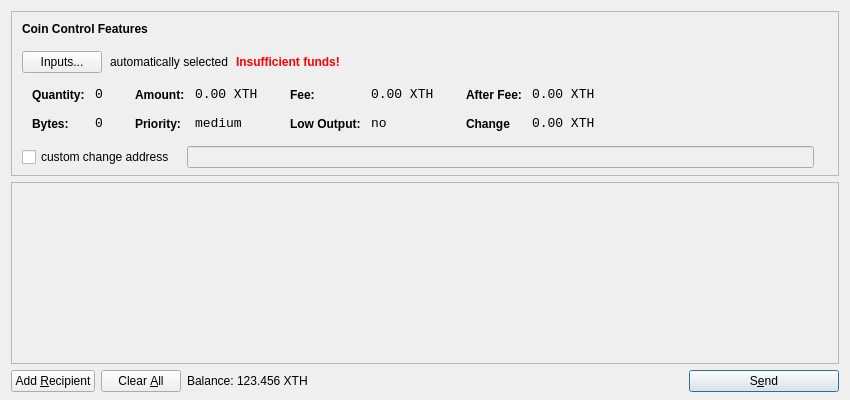
<?xml version="1.0" encoding="UTF-8"?>
<ui version="4.0">
 <class>SendCoinsDialog</class>
 <widget class="QDialog" name="SendCoinsDialog">
  <property name="geometry">
   <rect>
    <x>0</x>
    <y>0</y>
    <width>850</width>
    <height>400</height>
   </rect>
  </property>
  <property name="windowTitle">
   <string>Send Coins</string>
  </property>
  <layout class="QVBoxLayout" name="verticalLayout" stretch="0,1,0">
   <property name="bottomMargin">
    <number>8</number>
   </property>
   <item>
    <widget class="QFrame" name="frameCoinControl">
     <property name="sizePolicy">
      <sizepolicy hsizetype="Expanding" vsizetype="Expanding">
       <horstretch>0</horstretch>
       <verstretch>0</verstretch>
      </sizepolicy>
     </property>
     <property name="maximumSize">
      <size>
       <width>16777215</width>
       <height>16777215</height>
      </size>
     </property>
     <property name="frameShape">
      <enum>QFrame::StyledPanel</enum>
     </property>
     <property name="frameShadow">
      <enum>QFrame::Sunken</enum>
     </property>
     <layout class="QVBoxLayout" name="verticalLayoutCoinControl2">
      <property name="spacing">
       <number>-1</number>
      </property>
      <property name="leftMargin">
       <number>0</number>
      </property>
      <property name="topMargin">
       <number>0</number>
      </property>
      <property name="rightMargin">
       <number>0</number>
      </property>
      <property name="bottomMargin">
       <number>6</number>
      </property>
      <item>
       <layout class="QVBoxLayout" name="verticalLayoutCoinControl" stretch="0,0,0,0,1">
        <property name="spacing">
         <number>0</number>
        </property>
        <property name="leftMargin">
         <number>10</number>
        </property>
        <property name="topMargin">
         <number>10</number>
        </property>
        <item>
         <layout class="QHBoxLayout" name="horizontalLayoutCoinControl1">
          <property name="bottomMargin">
           <number>15</number>
          </property>
          <item>
           <widget class="QLabel" name="labelCoinControlFeatures">
            <property name="sizePolicy">
             <sizepolicy hsizetype="Preferred" vsizetype="Maximum">
              <horstretch>0</horstretch>
              <verstretch>0</verstretch>
             </sizepolicy>
            </property>
            <property name="font">
             <font>
              <weight>75</weight>
              <bold>true</bold>
             </font>
            </property>
            <property name="styleSheet">
             <string notr="true">font-weight:bold;</string>
            </property>
            <property name="text">
             <string>Coin Control Features</string>
            </property>
           </widget>
          </item>
         </layout>
        </item>
        <item>
         <layout class="QHBoxLayout" name="horizontalLayoutCoinControl2" stretch="0,0,0,0">
          <property name="spacing">
           <number>8</number>
          </property>
          <property name="bottomMargin">
           <number>10</number>
          </property>
          <item>
           <widget class="QPushButton" name="pushButtonCoinControl">
            <property name="styleSheet">
             <string notr="true"/>
            </property>
            <property name="text">
             <string>Inputs...</string>
            </property>
           </widget>
          </item>
          <item>
           <widget class="QLabel" name="labelCoinControlAutomaticallySelected">
            <property name="text">
             <string>automatically selected</string>
            </property>
            <property name="margin">
             <number>5</number>
            </property>
           </widget>
          </item>
          <item>
           <widget class="QLabel" name="labelCoinControlInsuffFunds">
            <property name="font">
             <font>
              <weight>75</weight>
              <bold>true</bold>
             </font>
            </property>
            <property name="styleSheet">
             <string notr="true">color:red;font-weight:bold;</string>
            </property>
            <property name="text">
             <string>Insufficient funds!</string>
            </property>
            <property name="margin">
             <number>5</number>
            </property>
           </widget>
          </item>
          <item>
           <spacer name="horizontalSpacerCoinControl">
            <property name="orientation">
             <enum>Qt::Horizontal</enum>
            </property>
            <property name="sizeHint" stdset="0">
             <size>
              <width>40</width>
              <height>1</height>
             </size>
            </property>
           </spacer>
          </item>
         </layout>
        </item>
        <item>
         <widget class="QWidget" name="widgetCoinControl" native="true">
          <property name="sizePolicy">
           <sizepolicy hsizetype="Preferred" vsizetype="Preferred">
            <horstretch>0</horstretch>
            <verstretch>0</verstretch>
           </sizepolicy>
          </property>
          <property name="minimumSize">
           <size>
            <width>0</width>
            <height>0</height>
           </size>
          </property>
          <property name="styleSheet">
           <string notr="true"/>
          </property>
          <layout class="QHBoxLayout" name="horizontalLayoutCoinControl5">
           <property name="margin">
            <number>0</number>
           </property>
           <item>
            <layout class="QHBoxLayout" name="horizontalLayoutCoinControl3" stretch="0,0,0,1">
             <property name="spacing">
              <number>20</number>
             </property>
             <property name="topMargin">
              <number>0</number>
             </property>
             <property name="bottomMargin">
              <number>10</number>
             </property>
             <item>
              <layout class="QFormLayout" name="formLayoutCoinControl1">
               <property name="horizontalSpacing">
                <number>10</number>
               </property>
               <property name="verticalSpacing">
                <number>14</number>
               </property>
               <property name="leftMargin">
                <number>10</number>
               </property>
               <property name="topMargin">
                <number>4</number>
               </property>
               <property name="rightMargin">
                <number>6</number>
               </property>
               <item row="0" column="0">
                <widget class="QLabel" name="labelCoinControlQuantityText">
                 <property name="styleSheet">
                  <string notr="true">font-weight:bold;</string>
                 </property>
                 <property name="text">
                  <string>Quantity:</string>
                 </property>
                 <property name="margin">
                  <number>0</number>
                 </property>
                </widget>
               </item>
               <item row="0" column="1">
                <widget class="QLabel" name="labelCoinControlQuantity">
                 <property name="font">
                  <font>
                   <family>Monospace</family>
                   <pointsize>10</pointsize>
                  </font>
                 </property>
                 <property name="cursor">
                  <cursorShape>IBeamCursor</cursorShape>
                 </property>
                 <property name="contextMenuPolicy">
                  <enum>Qt::ActionsContextMenu</enum>
                 </property>
                 <property name="text">
                  <string>0</string>
                 </property>
                 <property name="margin">
                  <number>0</number>
                 </property>
                 <property name="textInteractionFlags">
                  <set>Qt::LinksAccessibleByMouse|Qt::TextSelectableByKeyboard|Qt::TextSelectableByMouse</set>
                 </property>
                </widget>
               </item>
               <item row="1" column="0">
                <widget class="QLabel" name="labelCoinControlBytesText">
                 <property name="styleSheet">
                  <string notr="true">font-weight:bold;</string>
                 </property>
                 <property name="text">
                  <string>Bytes:</string>
                 </property>
                </widget>
               </item>
               <item row="1" column="1">
                <widget class="QLabel" name="labelCoinControlBytes">
                 <property name="font">
                  <font>
                   <family>Monospace</family>
                   <pointsize>10</pointsize>
                  </font>
                 </property>
                 <property name="cursor">
                  <cursorShape>IBeamCursor</cursorShape>
                 </property>
                 <property name="contextMenuPolicy">
                  <enum>Qt::ActionsContextMenu</enum>
                 </property>
                 <property name="text">
                  <string>0</string>
                 </property>
                 <property name="textInteractionFlags">
                  <set>Qt::LinksAccessibleByMouse|Qt::TextSelectableByKeyboard|Qt::TextSelectableByMouse</set>
                 </property>
                </widget>
               </item>
              </layout>
             </item>
             <item>
              <layout class="QFormLayout" name="formLayoutCoinControl2">
               <property name="horizontalSpacing">
                <number>10</number>
               </property>
               <property name="verticalSpacing">
                <number>14</number>
               </property>
               <property name="leftMargin">
                <number>6</number>
               </property>
               <property name="topMargin">
                <number>4</number>
               </property>
               <property name="rightMargin">
                <number>6</number>
               </property>
               <item row="0" column="0">
                <widget class="QLabel" name="labelCoinControlAmountText">
                 <property name="styleSheet">
                  <string notr="true">font-weight:bold;</string>
                 </property>
                 <property name="text">
                  <string>Amount:</string>
                 </property>
                 <property name="margin">
                  <number>0</number>
                 </property>
                </widget>
               </item>
               <item row="0" column="1">
                <widget class="QLabel" name="labelCoinControlAmount">
                 <property name="font">
                  <font>
                   <family>Monospace</family>
                   <pointsize>10</pointsize>
                  </font>
                 </property>
                 <property name="cursor">
                  <cursorShape>IBeamCursor</cursorShape>
                 </property>
                 <property name="contextMenuPolicy">
                  <enum>Qt::ActionsContextMenu</enum>
                 </property>
                 <property name="text">
                  <string notr="true">0.00 XTH</string>
                 </property>
                 <property name="textInteractionFlags">
                  <set>Qt::LinksAccessibleByMouse|Qt::TextSelectableByKeyboard|Qt::TextSelectableByMouse</set>
                 </property>
                </widget>
               </item>
               <item row="1" column="0">
                <widget class="QLabel" name="labelCoinControlPriorityText">
                 <property name="styleSheet">
                  <string notr="true">font-weight:bold;</string>
                 </property>
                 <property name="text">
                  <string>Priority:</string>
                 </property>
                </widget>
               </item>
               <item row="1" column="1">
                <widget class="QLabel" name="labelCoinControlPriority">
                 <property name="font">
                  <font>
                   <family>Monospace</family>
                   <pointsize>10</pointsize>
                  </font>
                 </property>
                 <property name="cursor">
                  <cursorShape>IBeamCursor</cursorShape>
                 </property>
                 <property name="contextMenuPolicy">
                  <enum>Qt::ActionsContextMenu</enum>
                 </property>
                 <property name="text">
                  <string>medium</string>
                 </property>
                 <property name="textInteractionFlags">
                  <set>Qt::LinksAccessibleByMouse|Qt::TextSelectableByKeyboard|Qt::TextSelectableByMouse</set>
                 </property>
                </widget>
               </item>
              </layout>
             </item>
             <item>
              <layout class="QFormLayout" name="formLayoutCoinControl3">
               <property name="horizontalSpacing">
                <number>10</number>
               </property>
               <property name="verticalSpacing">
                <number>14</number>
               </property>
               <property name="leftMargin">
                <number>6</number>
               </property>
               <property name="topMargin">
                <number>4</number>
               </property>
               <property name="rightMargin">
                <number>6</number>
               </property>
               <item row="0" column="0">
                <widget class="QLabel" name="labelCoinControlFeeText">
                 <property name="styleSheet">
                  <string notr="true">font-weight:bold;</string>
                 </property>
                 <property name="text">
                  <string>Fee:</string>
                 </property>
                 <property name="margin">
                  <number>0</number>
                 </property>
                </widget>
               </item>
               <item row="0" column="1">
                <widget class="QLabel" name="labelCoinControlFee">
                 <property name="font">
                  <font>
                   <family>Monospace</family>
                   <pointsize>10</pointsize>
                  </font>
                 </property>
                 <property name="cursor">
                  <cursorShape>IBeamCursor</cursorShape>
                 </property>
                 <property name="contextMenuPolicy">
                  <enum>Qt::ActionsContextMenu</enum>
                 </property>
                 <property name="text">
                  <string notr="true">0.00 XTH</string>
                 </property>
                 <property name="textInteractionFlags">
                  <set>Qt::LinksAccessibleByMouse|Qt::TextSelectableByKeyboard|Qt::TextSelectableByMouse</set>
                 </property>
                </widget>
               </item>
               <item row="1" column="0">
                <widget class="QLabel" name="labelCoinControlLowOutputText">
                 <property name="styleSheet">
                  <string notr="true">font-weight:bold;</string>
                 </property>
                 <property name="text">
                  <string>Low Output:</string>
                 </property>
                </widget>
               </item>
               <item row="1" column="1">
                <widget class="QLabel" name="labelCoinControlLowOutput">
                 <property name="font">
                  <font>
                   <family>Monospace</family>
                   <pointsize>10</pointsize>
                  </font>
                 </property>
                 <property name="cursor">
                  <cursorShape>IBeamCursor</cursorShape>
                 </property>
                 <property name="contextMenuPolicy">
                  <enum>Qt::ActionsContextMenu</enum>
                 </property>
                 <property name="text">
                  <string>no</string>
                 </property>
                 <property name="textInteractionFlags">
                  <set>Qt::LinksAccessibleByMouse|Qt::TextSelectableByKeyboard|Qt::TextSelectableByMouse</set>
                 </property>
                </widget>
               </item>
              </layout>
             </item>
             <item>
              <layout class="QFormLayout" name="formLayoutCoinControl4">
               <property name="horizontalSpacing">
                <number>10</number>
               </property>
               <property name="verticalSpacing">
                <number>14</number>
               </property>
               <property name="leftMargin">
                <number>6</number>
               </property>
               <property name="topMargin">
                <number>4</number>
               </property>
               <property name="rightMargin">
                <number>6</number>
               </property>
               <item row="0" column="0">
                <widget class="QLabel" name="labelCoinControlAfterFeeText">
                 <property name="styleSheet">
                  <string notr="true">font-weight:bold;</string>
                 </property>
                 <property name="text">
                  <string>After Fee:</string>
                 </property>
                 <property name="margin">
                  <number>0</number>
                 </property>
                </widget>
               </item>
               <item row="0" column="1">
                <widget class="QLabel" name="labelCoinControlAfterFee">
                 <property name="font">
                  <font>
                   <family>Monospace</family>
                   <pointsize>10</pointsize>
                  </font>
                 </property>
                 <property name="cursor">
                  <cursorShape>IBeamCursor</cursorShape>
                 </property>
                 <property name="contextMenuPolicy">
                  <enum>Qt::ActionsContextMenu</enum>
                 </property>
                 <property name="text">
                  <string notr="true">0.00 XTH</string>
                 </property>
                 <property name="textInteractionFlags">
                  <set>Qt::LinksAccessibleByMouse|Qt::TextSelectableByKeyboard|Qt::TextSelectableByMouse</set>
                 </property>
                </widget>
               </item>
               <item row="1" column="0">
                <widget class="QLabel" name="labelCoinControlChangeText">
                 <property name="styleSheet">
                  <string notr="true">font-weight:bold;</string>
                 </property>
                 <property name="text">
                  <string>Change</string>
                 </property>
                </widget>
               </item>
               <item row="1" column="1">
                <widget class="QLabel" name="labelCoinControlChange">
                 <property name="font">
                  <font>
                   <family>Monospace</family>
                   <pointsize>10</pointsize>
                  </font>
                 </property>
                 <property name="cursor">
                  <cursorShape>IBeamCursor</cursorShape>
                 </property>
                 <property name="contextMenuPolicy">
                  <enum>Qt::ActionsContextMenu</enum>
                 </property>
                 <property name="text">
                  <string notr="true">0.00 XTH</string>
                 </property>
                 <property name="textInteractionFlags">
                  <set>Qt::LinksAccessibleByMouse|Qt::TextSelectableByKeyboard|Qt::TextSelectableByMouse</set>
                 </property>
                </widget>
               </item>
              </layout>
             </item>
            </layout>
           </item>
          </layout>
         </widget>
        </item>
        <item>
         <layout class="QHBoxLayout" name="horizontalLayoutCoinControl4" stretch="0,0,0">
          <property name="spacing">
           <number>12</number>
          </property>
          <property name="sizeConstraint">
           <enum>QLayout::SetDefaultConstraint</enum>
          </property>
          <property name="topMargin">
           <number>5</number>
          </property>
          <property name="rightMargin">
           <number>5</number>
          </property>
          <item>
           <widget class="QCheckBox" name="checkBoxCoinControlChange">
            <property name="text">
             <string>custom change address</string>
            </property>
           </widget>
          </item>
          <item>
           <widget class="QLineEdit" name="lineEditCoinControlChange">
            <property name="enabled">
             <bool>false</bool>
            </property>
            <property name="sizePolicy">
             <sizepolicy hsizetype="Expanding" vsizetype="Fixed">
              <horstretch>0</horstretch>
              <verstretch>0</verstretch>
             </sizepolicy>
            </property>
           </widget>
          </item>
          <item>
           <widget class="QLabel" name="labelCoinControlChangeLabel">
            <property name="sizePolicy">
             <sizepolicy hsizetype="Preferred" vsizetype="Expanding">
              <horstretch>0</horstretch>
              <verstretch>0</verstretch>
             </sizepolicy>
            </property>
            <property name="minimumSize">
             <size>
              <width>0</width>
              <height>0</height>
             </size>
            </property>
            <property name="text">
             <string/>
            </property>
            <property name="margin">
             <number>3</number>
            </property>
           </widget>
          </item>
         </layout>
        </item>
        <item>
         <spacer name="verticalSpacerCoinControl">
          <property name="orientation">
           <enum>Qt::Vertical</enum>
          </property>
          <property name="sizeHint" stdset="0">
           <size>
            <width>800</width>
            <height>1</height>
           </size>
          </property>
         </spacer>
        </item>
       </layout>
      </item>
     </layout>
    </widget>
   </item>
   <item>
    <widget class="QScrollArea" name="scrollArea">
     <property name="widgetResizable">
      <bool>true</bool>
     </property>
     <widget class="QWidget" name="scrollAreaWidgetContents">
      <property name="geometry">
       <rect>
        <x>0</x>
        <y>0</y>
        <width>830</width>
        <height>165</height>
       </rect>
      </property>
      <layout class="QVBoxLayout" name="verticalLayout_2">
       <property name="margin">
        <number>0</number>
       </property>
       <item>
        <layout class="QVBoxLayout" name="entries">
         <property name="spacing">
          <number>6</number>
         </property>
        </layout>
       </item>
       <item>
        <spacer name="verticalSpacer">
         <property name="orientation">
          <enum>Qt::Vertical</enum>
         </property>
         <property name="sizeHint" stdset="0">
          <size>
           <width>20</width>
           <height>40</height>
          </size>
         </property>
        </spacer>
       </item>
      </layout>
     </widget>
    </widget>
   </item>
   <item>
    <layout class="QHBoxLayout" name="horizontalLayout">
     <item>
      <widget class="QPushButton" name="addButton">
       <property name="toolTip">
        <string>Send to multiple recipients at once</string>
       </property>
       <property name="text">
        <string>Add &amp;Recipient</string>
       </property>
       <property name="autoDefault">
        <bool>false</bool>
       </property>
      </widget>
     </item>
     <item>
      <widget class="QPushButton" name="clearButton">
       <property name="sizePolicy">
        <sizepolicy hsizetype="Minimum" vsizetype="Fixed">
         <horstretch>0</horstretch>
         <verstretch>0</verstretch>
        </sizepolicy>
       </property>
       <property name="toolTip">
        <string>Remove all transaction fields</string>
       </property>
       <property name="text">
        <string>Clear &amp;All</string>
       </property>
       <property name="autoRepeatDelay">
        <number>300</number>
       </property>
       <property name="autoDefault">
        <bool>false</bool>
       </property>
      </widget>
     </item>
     <item>
      <layout class="QHBoxLayout" name="horizontalLayout_2">
       <property name="spacing">
        <number>3</number>
       </property>
       <item>
        <widget class="QLabel" name="label">
         <property name="sizePolicy">
          <sizepolicy hsizetype="Preferred" vsizetype="Fixed">
           <horstretch>0</horstretch>
           <verstretch>0</verstretch>
          </sizepolicy>
         </property>
         <property name="text">
          <string>Balance:</string>
         </property>
        </widget>
       </item>
       <item>
        <widget class="QLabel" name="labelBalance">
         <property name="sizePolicy">
          <sizepolicy hsizetype="Preferred" vsizetype="Fixed">
           <horstretch>0</horstretch>
           <verstretch>0</verstretch>
          </sizepolicy>
         </property>
         <property name="cursor">
          <cursorShape>IBeamCursor</cursorShape>
         </property>
         <property name="text">
          <string notr="true">123.456 XTH</string>
         </property>
         <property name="textInteractionFlags">
          <set>Qt::LinksAccessibleByMouse|Qt::TextSelectableByKeyboard|Qt::TextSelectableByMouse</set>
         </property>
        </widget>
       </item>
      </layout>
     </item>
     <item>
      <spacer name="horizontalSpacer">
       <property name="orientation">
        <enum>Qt::Horizontal</enum>
       </property>
       <property name="sizeHint" stdset="0">
        <size>
         <width>40</width>
         <height>20</height>
        </size>
       </property>
      </spacer>
     </item>
     <item>
      <widget class="QPushButton" name="sendButton">
       <property name="minimumSize">
        <size>
         <width>150</width>
         <height>0</height>
        </size>
       </property>
       <property name="toolTip">
        <string>Confirm the send action</string>
       </property>
       <property name="text">
        <string>S&amp;end</string>
       </property>
       <property name="icon">
        <iconset resource="../bitcoin.qrc">
         <normaloff>:/icons/send</normaloff>:/icons/send</iconset>
       </property>
       <property name="default">
        <bool>true</bool>
       </property>
      </widget>
     </item>
    </layout>
   </item>
  </layout>
 </widget>
 <resources>
  <include location="../bitcoin.qrc"/>
 </resources>
 <connections/>
</ui>
